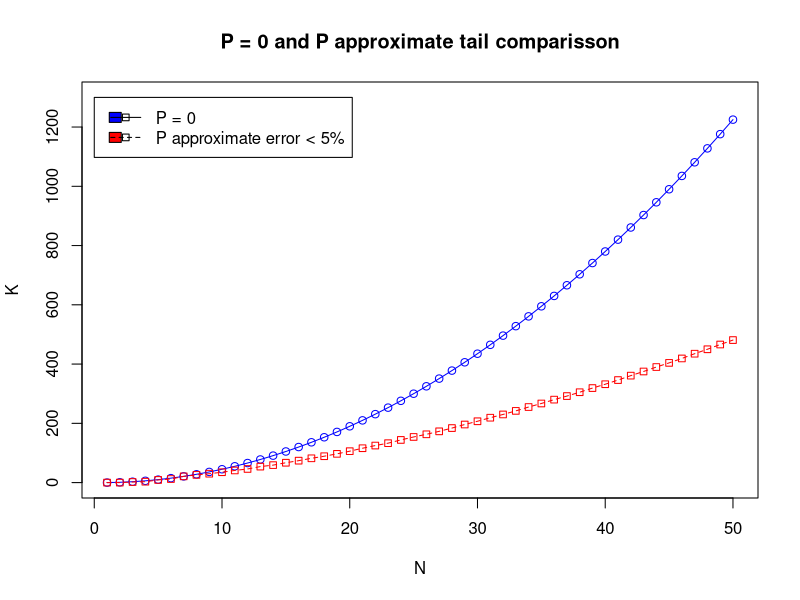

Source code (R):
kasitsiTabel <-c( 0, 1, 3, 6, 10, 15, 21, 28, 36, 45, 55, 66, 78, 91, 105, 120, 136, 153, 171, 190, 210, 231, 253, 276, 300, 325, 351, 378, 406, 435, 465, 496, 528, 561, 595, 630, 666, 703, 741, 780, 820, 861, 903, 946, 990, 1035, 1081, 1128, 1176, 1225)
pihta <- c(0, 0, 2, 3, 9, 12, 21, 26, 30, 35, 41, 46, 54, 59, 67, 74, 82, 89, 97, 106, 116, 125, 133, 144, 154, 163, 173, 184, 196, 207, 219, 230, 242, 255, 267, 280, 292, 305, 319, 332, 346, 361, 375, 390, 404, 419, 435, 450, 466, 481)

#X11.options(type="nbcairo")
plot(kasitsiTabel, type="o", col="blue", ylim=c(0, 1300), xlab = "N", ylab="K")
lines(pihta, type="o", pch=22, lty=2, col="red")

title(main="P = 0 and P approximate tail comparisson")
leg <- c("P = 0", "P approximate error < 5%")
cols <- c("blue", "red")
legend(0, 1300, leg, cex = 1, cols, pch=22, lty=1:2)
